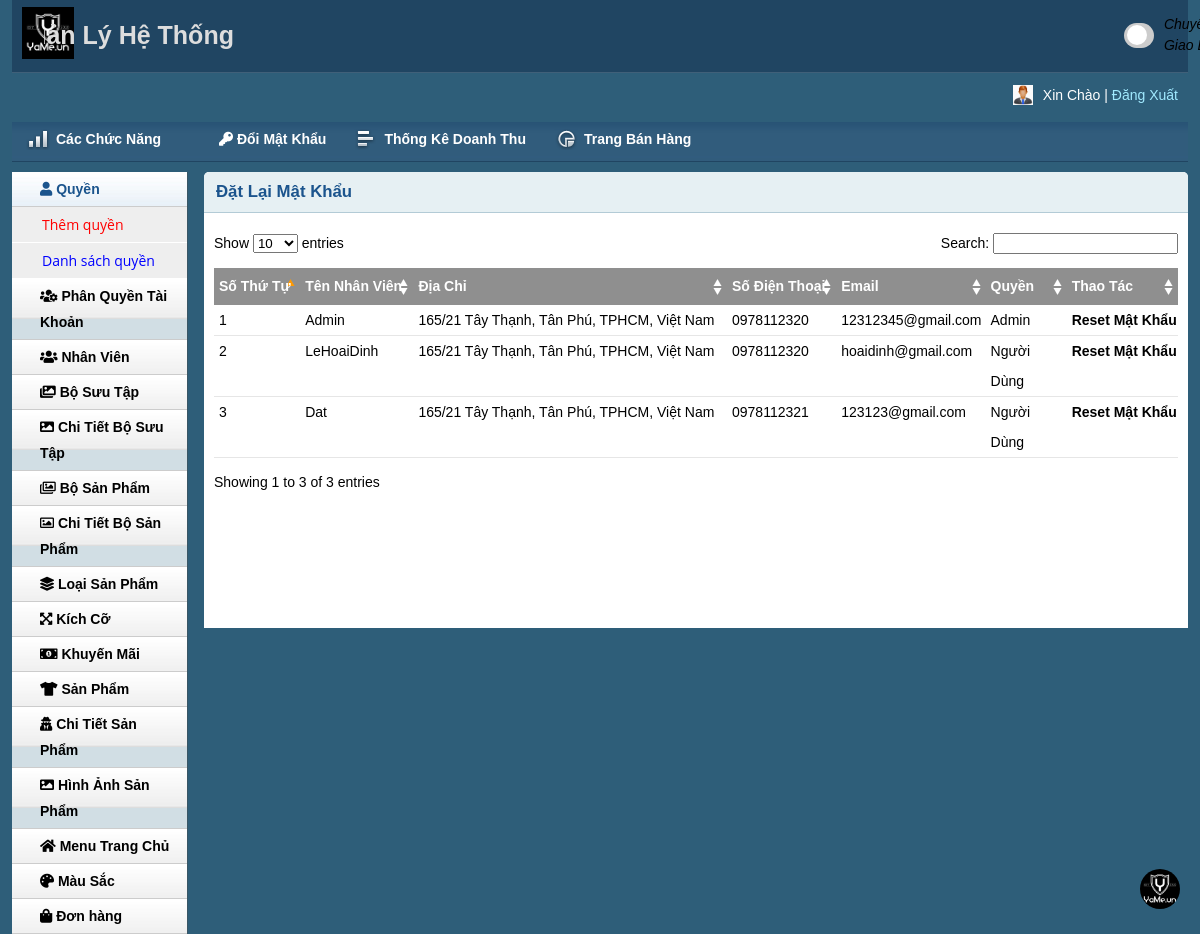
/admin/resetpass.php (signed in), run on the app's committed database.
### tables this page shows
CREATE TABLE `thongtinnguoidung` (
  `IDNguoiDung` int(11) NOT NULL,
  `TenNguoiDung` varchar(250) NOT NULL,
  `DiaChi` text NOT NULL,
  `SDT` text NOT NULL,
  `Email` text NOT NULL,
  `MatKhau` text NOT NULL,
  `XacNhanMatKhau` text NOT NULL
);

CREATE TABLE `quyen` (
  `IDQuyen` int(11) NOT NULL,
  `TenQuyen` varchar(250) NOT NULL
);

### lib/database.php (called while the page is built, shortened)
<?php
Class Database{
   public $host   = DB_HOST;
   public $user   = DB_USER;
   public $pass   = DB_PASS;
   public $dbname = DB_NAME;
   public $link;
private function connectDB(){
   $this->link = new mysqli($this->host, $this->user, $this->pass,$this->dbname);
 }
public function select($query){
  $result = $this->link->query($query) or
   die($this->link->error.__LINE__);
  if($result->num_rows > 0){
    return $result;
  } else {
    return false;
  }
 }
}

### classes/nguoidung.php (called while the page is built, shortened)
<?php
	$filepath = realpath(dirname(__FILE__));
	include_once ($filepath.'/../lib/database.php');
?>
<?php
	class nguoidung
	{
		private $db;
		public function __construct()
		{
			$this->db = new Database();
		}
		public function show_nguoidung(){
			$query = "SELECT thongtinnguoidung.*,quyen.IDQuyen as QIDQuyen, quyen.TenQuyen
			FROM thongtinnguoidung,quyen,phanquyen
            WHERE thongtinnguoidung.IDNguoiDung != 1 AND thongtinnguoidung.IDNguoiDung = phanquyen.IDNguoiDung
            AND quyen.IDQuyen = phanquyen.IDQuyen
            order by thongtinnguoidung.IDNguoiDung desc";
			$result = $this->db->select($query);
			return $result;
		}
	}
?>

### admin/resetpass.php (the view, shortened to what this page needs)
<?php include 'inc/header.php';?>
<?php include 'inc/sidebar.php';?>
<?php include '../classes/nguoidung.php' ?>
<?php
    $brand = new nguoidung();
?>
        <div class="grid_10">
            <div class="box round first grid">
                <h2>Đặt Lại Mật Khẩu</h2>
                <div class="block">
                    <table class="data display datatable" id="example">
					<thead>
						<tr>
							<th>Số Thứ Tự</th>
							<th>Tên Nhân Viên</th>
							<th>Địa Chỉ</th>
							<th>Số Điện Thoại</th>
							<th>Email</th>
							<th>Quyền</th>
							<th>Thao Tác</th>
						</tr>
					</thead>
					<tbody>
					<?php
						$show_brand = $brand->show_nguoidung();
						if($show_brand){
							$i = 0;
							while($result = $show_brand->fetch_assoc()){
								$i++;
					?>
						<tr class="odd gradeX">
							<td><?php echo $i; ?></td>
							<td><?php echo $result['TenNguoiDung'] ?></td>
							<td><?php echo $result['DiaChi'] ?></td>
							<td><?php echo $result['SDT'] ?></td>
							<td><?php echo $result['Email'] ?></td>
							<td><?php echo $result['TenQuyen'] ?></td>
							<td><a href="reset.php?brandid=<?php echo $result['IDNguoiDung'] ?>">Reset Mật Khẩu</a></td>
						</tr>
						<?php
					}
						}
						?>
					</tbody>
				</table>
               </div>
            </div>
        </div>
<?php include 'inc/footer.php';?>

### admin/css/text.css (style rules this page uses)
body { font: 13px/1.5 Tahoma, Helvetica, Arial, 'Liberation Sans', FreeSans, sans-serif; }
h2 { font-size: 23px; }
p, dl, hr, h1, h2, h3, h4, h5, h6, ol, ul, pre, table, address, fieldset { margin-bottom: 20px; }

### admin/css/layout.css (style rules this page uses)
body { background: #fff none repeat scroll 0 0; color: #444; font-size: 14px; padding: 0; }
h1, h2, h3, h4, h5, h6 { line-height:1.2em; margin-bottom:.3em; }
h2 { margin-top:1em; }
.box { background:#fff; margin-bottom:20px; padding:10px 10px 10px 10px; margin-left:-8px; }
.box.grid { padding-bottom:40px; }
.box.round { -moz-border-radius: 5px 5px 0px 0px; -webkit-border-radius: 5px 5px 0px 0px; border-radius: 5px 5px 0px 0px; }
.box h2 { font-size:1.2em; font-weight:bold; color:#1B548D; background:#E6F0F3; margin:-10px -10px 0 -10px; padding:10px 12px; border-bottom:1px solid #B3CBD6; -moz-border-radius: 5px 5px 0px 0px; -webkit-border-radius: 5px 5px 0px 0px; border-radius: 5px 5px 0px 0px; }
.box.first { min-height: 406px; }
.block { padding-top:20px; }
.block { padding-bottom:1px; }
table.display { margin: 0 auto; clear: both; width: 100%; }
.sorting_asc { background: #8f8f8f url(../img/table/sort_asc.png) no-repeat center right; padding:8px 5px; text-align:left; color:#fff; }
.sorting { background:#8f8f8f url(../img/table/sort_both.png) no-repeat center right; padding:8px 5px; text-align:left; color:#fff; }
tr.odd { height: 30px; line-height: 30px; border-bottom:1px solid #e6e6e6; }
tr.even { height: 30px; line-height: 30px; border-bottom:1px solid #e6e6e6; }
tr.odd td, tr.even td { padding-left:5px; }

### admin/inc/header.php (style rules this page uses)
body { background-color: white; color: black; }

### data on the page
thongtinnguoidung: TenNguoiDung "Admin", DiaChi "165/21 Tây Thạnh, Tân Phú, TPHCM, Việt Nam", SDT "0978112320", Email "12312345@gmail.com", quyen.TenQuyen "Admin"
thongtinnguoidung: TenNguoiDung "LeHoaiDinh", DiaChi "165/21 Tây Thạnh, Tân Phú, TPHCM, Việt Nam", SDT "0978112320", Email "hoaidinh@gmail.com", quyen.TenQuyen "Người Dùng"
thongtinnguoidung: TenNguoiDung "Dat", DiaChi "165/21 Tây Thạnh, Tân Phú, TPHCM, Việt Nam", SDT "0978112321", Email "123123@gmail.com", quyen.TenQuyen "Người Dùng"
